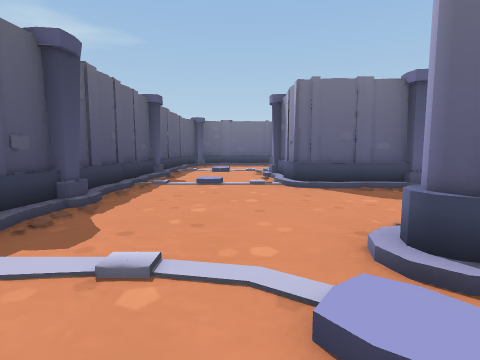
view 1 (above)

24 first-person views from a walk through a Unity game level. The camera is 1.4 m above the floor, tilts 6° down and sees 80° across. The floor is counted in squares, 2 m on a side. Each view is taken from the middle of a square. On the plan, view 1 faces up. The plan holds only what a view shows up to about 10 squares ahead; the rest is blank. The place goes on beyond the plan.

view 2
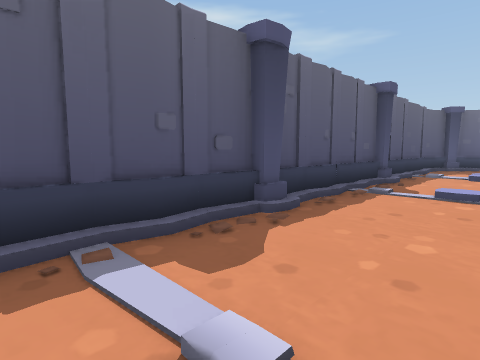

view 3
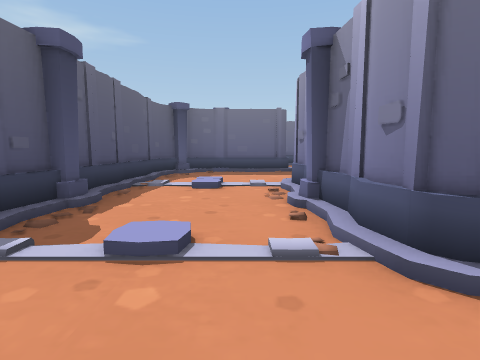

view 4
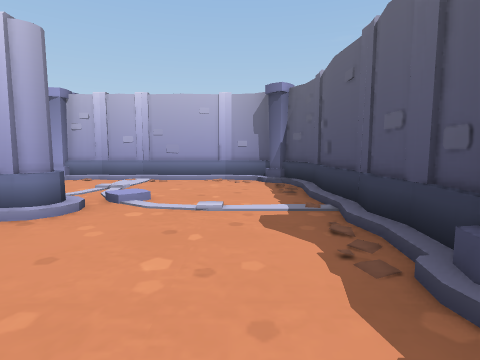

view 5
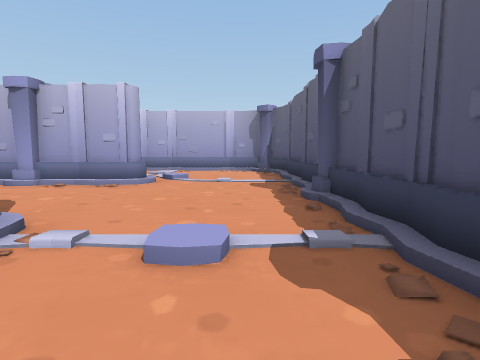

view 6
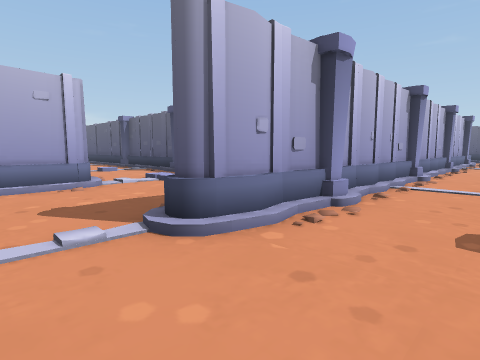

view 7
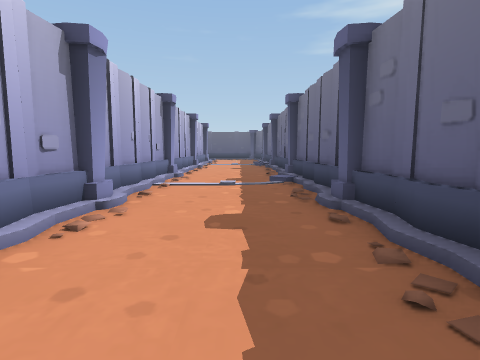

view 8
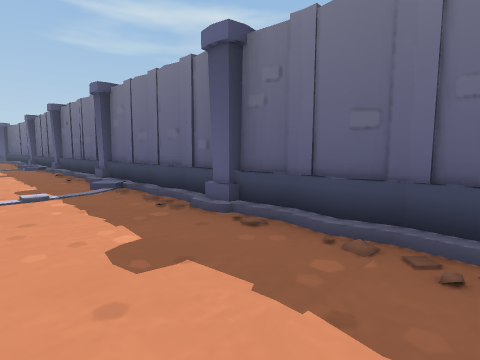

view 9
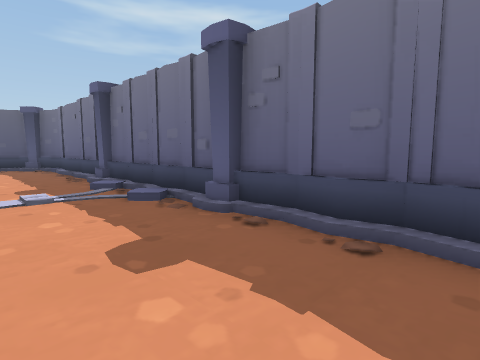

view 10
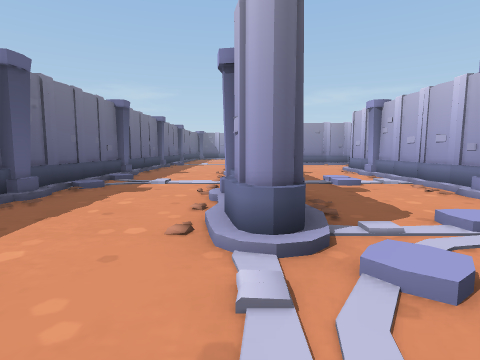

view 11
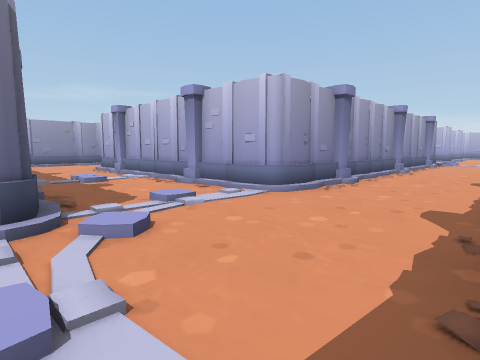

view 12
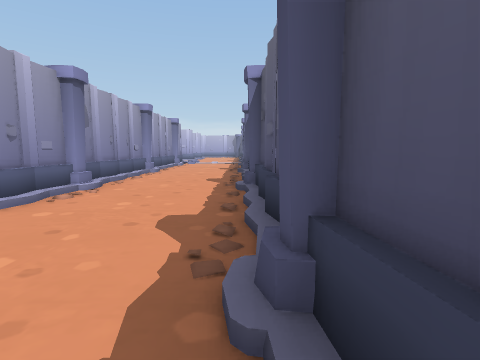

view 13
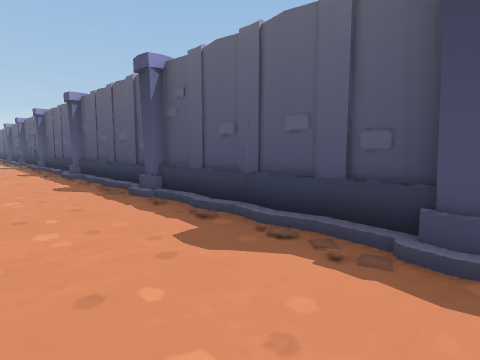

view 14
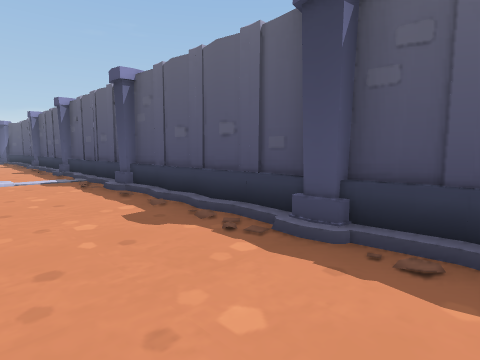

view 15
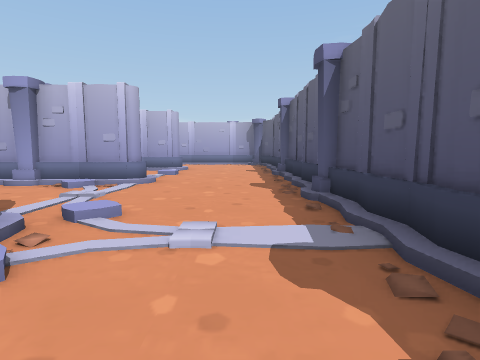

view 16
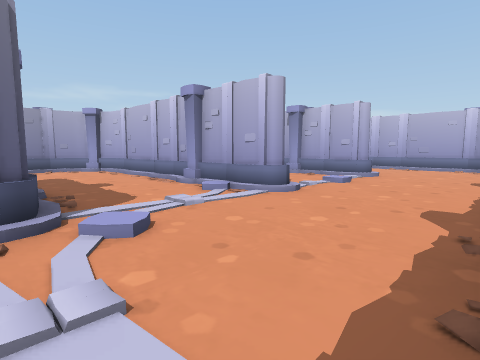

view 17
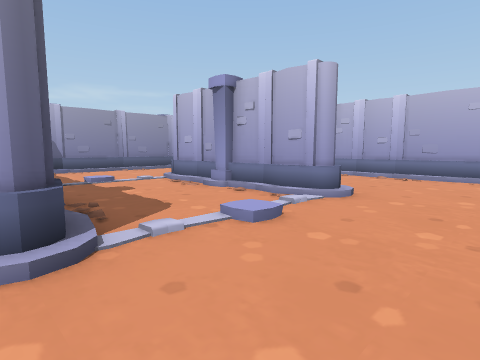

view 18
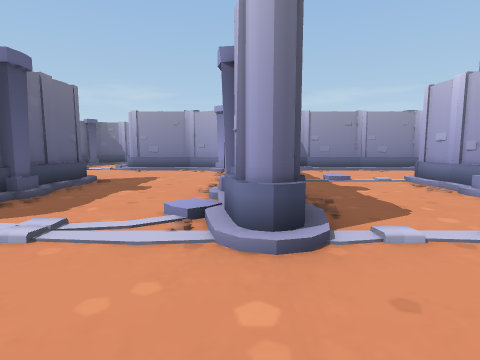

view 19
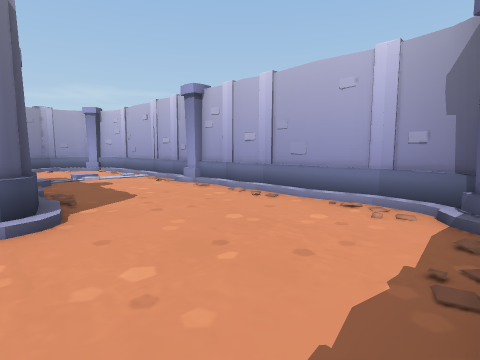

view 20
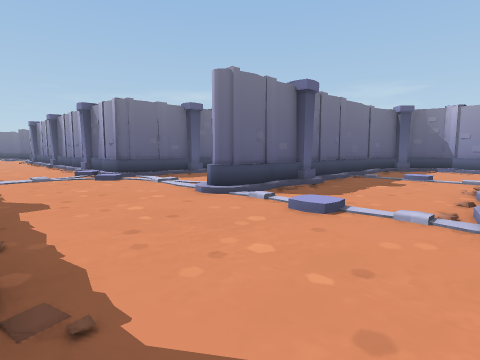

view 21
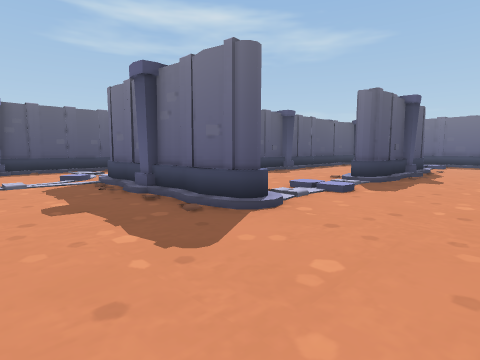

view 22
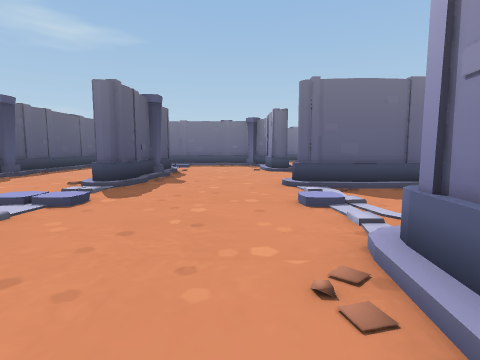

view 23
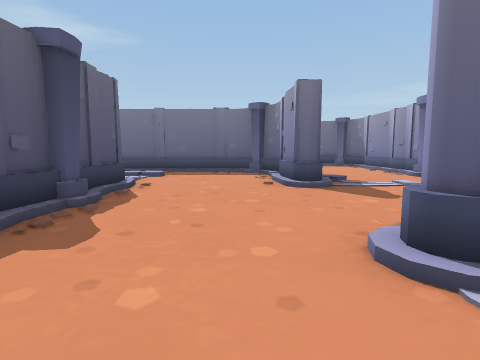

view 24
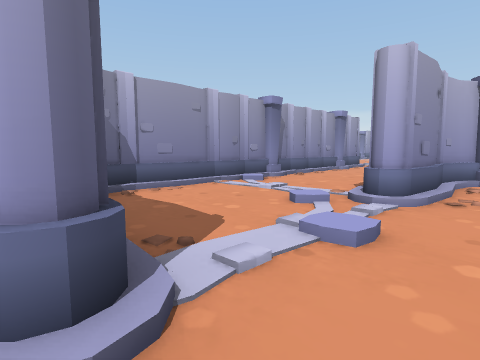

### Floor plan
Key: @ floor where view 1 was taken; # wall or solid block; x gap in a wall; . main floor; : floor 0.25 m higher than the main floor; / step, stairs or slope; = window, fence, low wall or low ledge.
Columns run from 19 left of view 1 to 3 right of it. Each row starts with its distance up from view 1.
 18  #####################
 17 ##.......:/...........
 16 #......................
 15    ....................
 14  ...:##   ###########..
 13 #....//..       ##.....
 12 #/......:....   #......
 11 #............   #......
 10 #...######### ..#...##
  9 #...#   ....# ..#...#
  8 #/..#   :...# ..#/..#
  7 #...#   ....#...#...#
  6 #...#.  x...#...#...###
  5 #...#.. #...... #......
  4 #/..#/..#/....  #/.....
  3 #...#...#.....  #......
  2 #...#...#...:####...:##
  1 #...# ..=.......#....:
  0 #/..#  .:...:...#..@..
 -1 #...#   ........##.....
 -2 #...#####...#...#######
 -3 #...........#...#
 -4 #/..........#/..#
 -5 #...........# ..#
 -6 #...:######## ..#
 -7 #....//.....#  .#
 -8 #/..:.......#
 -9 #...........#
-10 #...:####...#
-11  ...........#
-12  ...........#
-13  #..........#
-14  ############

Positions as (right, up) in squares from view 1, and headings:
1: (0, 0), facing up
2: (0, 1), facing up-left
3: (0, 4), facing up
4: (-1, 5), facing down
5: (-1, 8), facing down
6: (3, 16), facing down-left
7: (3, 16), facing left
8: (2, 15), facing up-left
9: (-6, 15), facing up-left
10: (-17, 14), facing right
11: (-18, 14), facing down-right
12: (-18, 13), facing down
13: (-16, 12), facing down-left
14: (-16, 5), facing down-left
15: (-17, 0), facing down
16: (-18, -2), facing down-right
17: (-17, -6), facing down-right
18: (-17, -6), facing right
19: (-18, -10), facing down-right
20: (-18, -10), facing up-right
21: (-8, -5), facing up-left
22: (-8, -4), facing up
23: (-8, 0), facing up
24: (-8, 2), facing down-right
